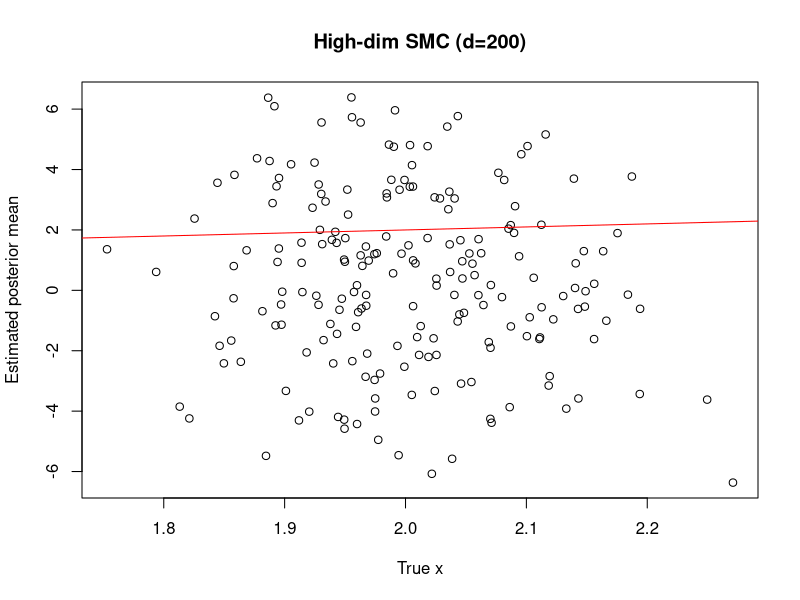
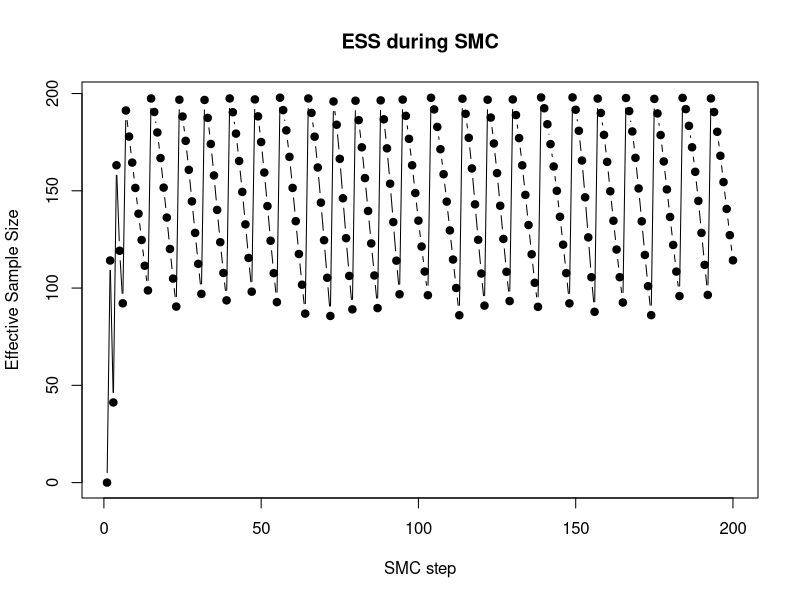
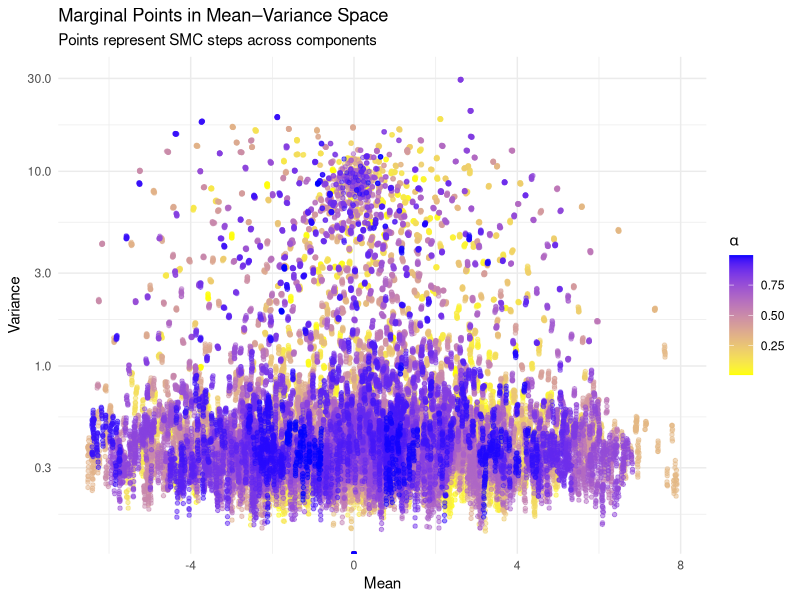
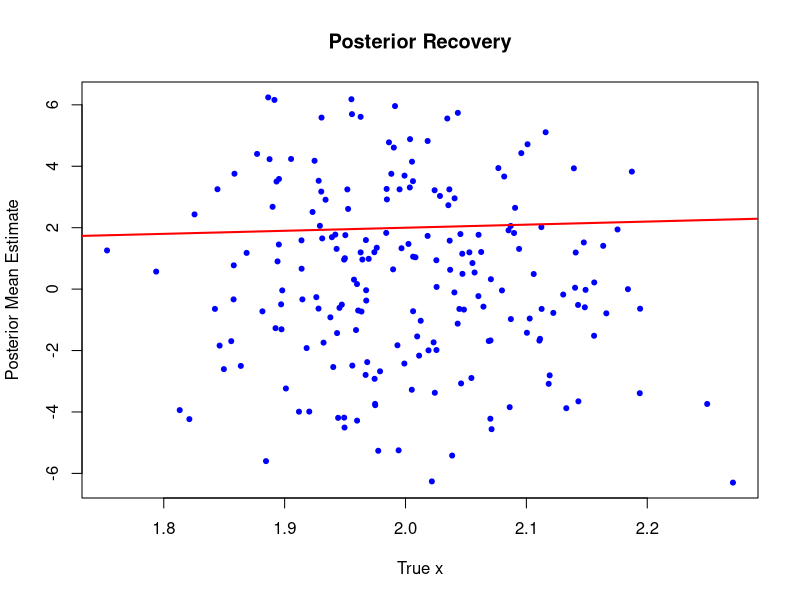

The R script that drew these images, in order:
library(ggplot2)
library(dplyr)

#set.seed(123)

d <- 200
N <- 200
T <- d  # intermediate distributions (following paper)
threshold <- 0.5
alpha_0 <- 0.01

# Data
A <- matrix(rnorm(d * d, 0, 1 / sqrt(d)), d, d)
x_true <- rnorm(d, mean = 2, sd = .1)
y <- A %*% x_true + rnorm(d)

# Tempering schedule
alpha_seq <- alpha_0 + (0:(d - 1)) * (1 - alpha_0) / d

# Particle storage
particles <- matrix(rnorm(N * d, sd = 3), N, d)
logw <- rep(0, N)
ESS <- numeric(T)

# Function: log target density up to constant
log_target <- function(x) {
  -0.5 * sum(x^2) - 0.5 * sum((y - A %*% x)^2)
}
 
# Store trace
mean_trace <- matrix(0, nrow = T, ncol = d)
var_trace  <- matrix(0, nrow = T, ncol = d)

# SMC loop
for (t in 2:T) {
  alpha_diff <- alpha_seq[t] - alpha_seq[t-1]
  
  # Weight update
  for (i in 1:N) {
    logw[i] <- logw[i] + alpha_diff * (-0.5 * sum((y - A %*% particles[i,])^2))
  }
  
  # Normalize log-weights
  max_logw <- max(logw)
  w <- exp(logw - max_logw)
  w <- w / sum(w)
  
  # Compute ESS
  ESS[t] <- (sum(w)^2) / sum(w^2)
  cat(sprintf("Step %d / %d - ESS = %.1f\n", t, T, ESS[t]))
  
  # Resample
  if (ESS[t] < N * threshold) {
    ancestors <- sample(1:N, N, replace = TRUE, prob = w)
    particles <- particles[ancestors, ]
    logw <- rep(0, N)
  }
  

  # Move particles (random walk)
  particles <- particles + matrix(rnorm(N * d, 0, 0.1), N, d)
  
  # Store trace
  mean_trace[t, ] <- colMeans(particles)
  var_trace[t, ]  <- apply(particles, 2, var)
}

# Posterior mean estimate
posterior_mean <- colMeans(particles)

# Compare true vs estimate
plot(x_true, posterior_mean, xlab = "True x", ylab = "Estimated posterior mean",
     main = paste("High-dim SMC (d=", d, ")", sep=""))
abline(0, 1, col = "red")

# Plot ESS over time
plot(1:T, ESS, type = "b", pch = 19,
     xlab = "SMC step", ylab = "Effective Sample Size",
     main = "ESS during SMC")


# Check
posterior_mean_weighted <- colSums(particles * w)
posterior_cov_weighted <- matrix(0, d, d)
for (i in 1:N) {
  diff <- particles[i, ] - posterior_mean_weighted
  posterior_cov_weighted <- posterior_cov_weighted + w[i] * (diff %*% t(diff))
}


# Mean-variance space
mv_data <- data.frame(
  step = rep(1:T, each = d),
  component = rep(1:d, times = T),
  mean = as.vector(mean_trace),
  var = as.vector(var_trace),
  alpha = rep(alpha_seq, each = d)
)

# Sample a subset of components for visualization clarity (optional)
# plot_components <- sample(1:d, 10)


# Plot: points only
ggplot(mv_data %>% filter(component %in% 1:d),
       aes(x = mean, y = var, color = alpha)) +
  geom_point(alpha = 0.5, size = 1.2) +
  scale_y_log10() +
  scale_color_gradient(low = "yellow", high = "blue") +
  labs(x = "Mean", y = "Variance", color = expression(alpha),
       title = "Marginal Points in Mean–Variance Space",
       subtitle = "Points represent SMC steps across components") +
  theme_minimal()

# True vs posterior mean
plot(x_true, posterior_mean_weighted, pch = 20, col = "blue",
     xlab = "True x", ylab = "Posterior Mean Estimate",
     main = "Posterior Recovery")
abline(0, 1, col = "red", lwd = 2)